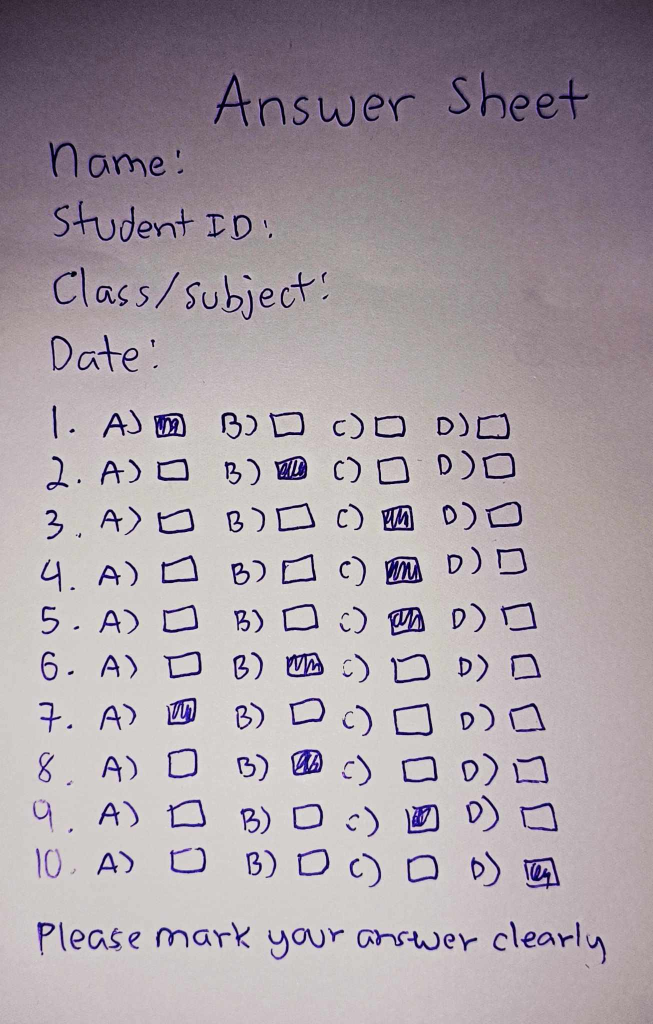
#> input picture OMR/uploads/462542995_1092565698887641_461278522188488545_n.jpg, 1306 x 2048 px (shown at 1/2 size)
$ python -i omr.py   (imports and definitions only)
#> lines starting #> are read from the running program, lines starting #| are printed output that depends on the picture; after the words box and inside, x2 and y2 are one past the last pixel; in counts of white or black regions, pixels touching at a corner belong together
# import cv2
# import numpy as np

# def omr_processing(image_path):
#     # Load the image
#     image = cv2.imread(image_path)

#     # Resize image if needed
#     image = cv2.resize(image, (800, 1000))  # Adjust size as per your sheet

#     # Convert to grayscale
#     gray = cv2.cvtColor(image, cv2.COLOR_BGR2GRAY)

#     # Apply binary threshold to make the paper white and answers black
#     _, thresh = cv2.threshold(gray, 150, 255, cv2.THRESH_BINARY_INV)

#     # Define the grid positions for the answer bubbles


#     # Draw rectangles around bubble positions
#     for question, bubbles in answer_bubbles.items():
#         for i, (x, y) in enumerate(bubbles):
#             cv2.rectangle(image, (x-20, y-20), (x+20, y+20), (0, 0, 255), 2)  # Red rectangle for each bubble

#     # Save the debug image with marked areas
#     cv2.imwrite('bubble_positions.png', image)

#     return 'Check bubble_positions.png for bubble alignment'

import cv2
import numpy as np

def omr_processing(image_path):
    # Load the image
    image = cv2.imread(image_path)
#> image is the input picture: shape (2048, 1306, 3); mean B, G, R 165, 157.9, 168

    # Resize image if needed (adjust size based on the sheet size)
    image = cv2.resize(image, (800, 1000))  # Adjust size as per your sheet
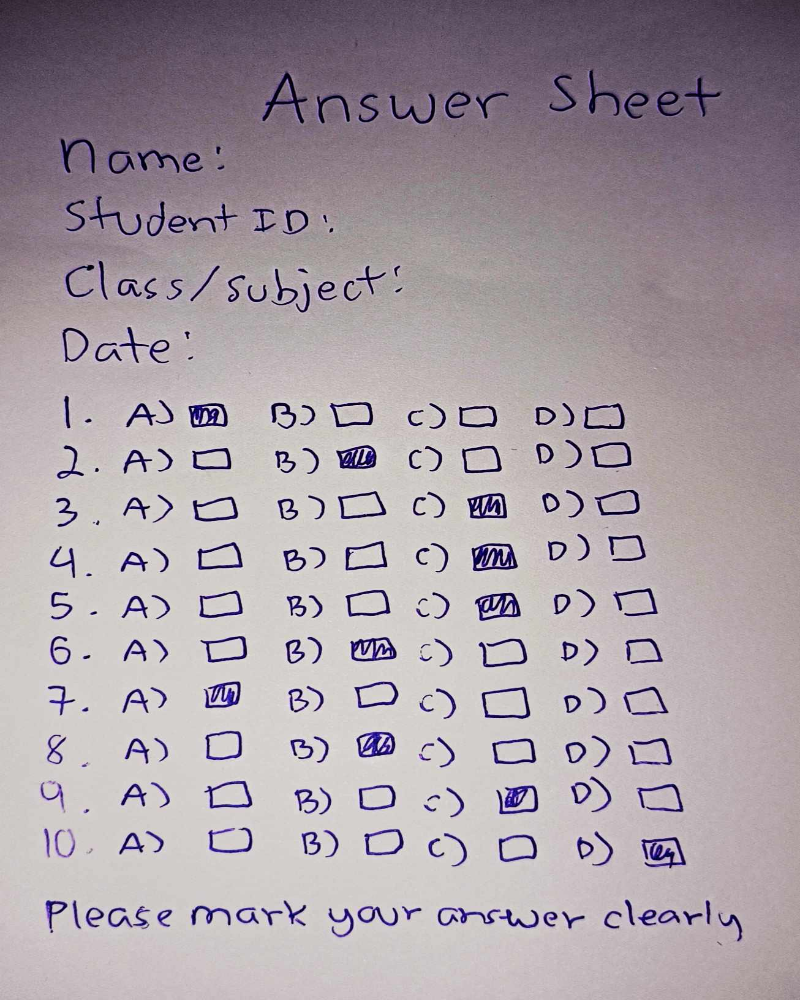
#> image: shape (1000, 800, 3); mean B, G, R 164.9, 157.8, 167.9

    # Convert to grayscale
    gray = cv2.cvtColor(image, cv2.COLOR_BGR2GRAY)
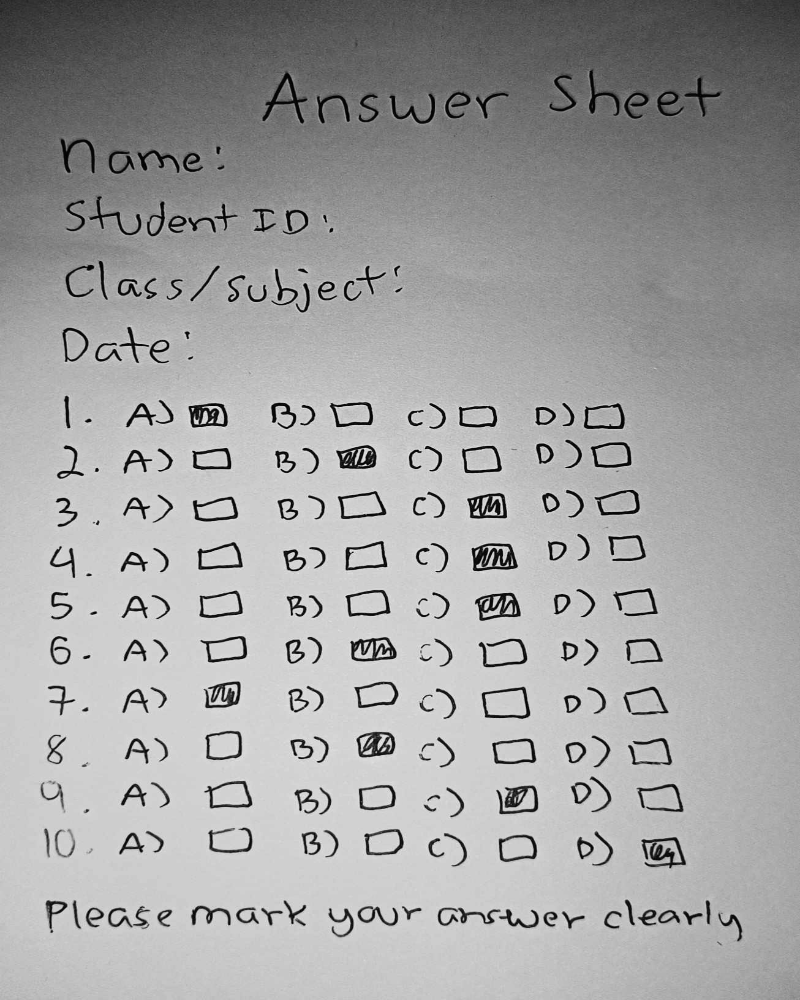
#> gray: shape (1000, 800); min 1, max 240, mean 161.7

    # Apply binary threshold to make the paper white and answers black
    _, thresh = cv2.threshold(gray, 150, 255, cv2.THRESH_BINARY_INV)
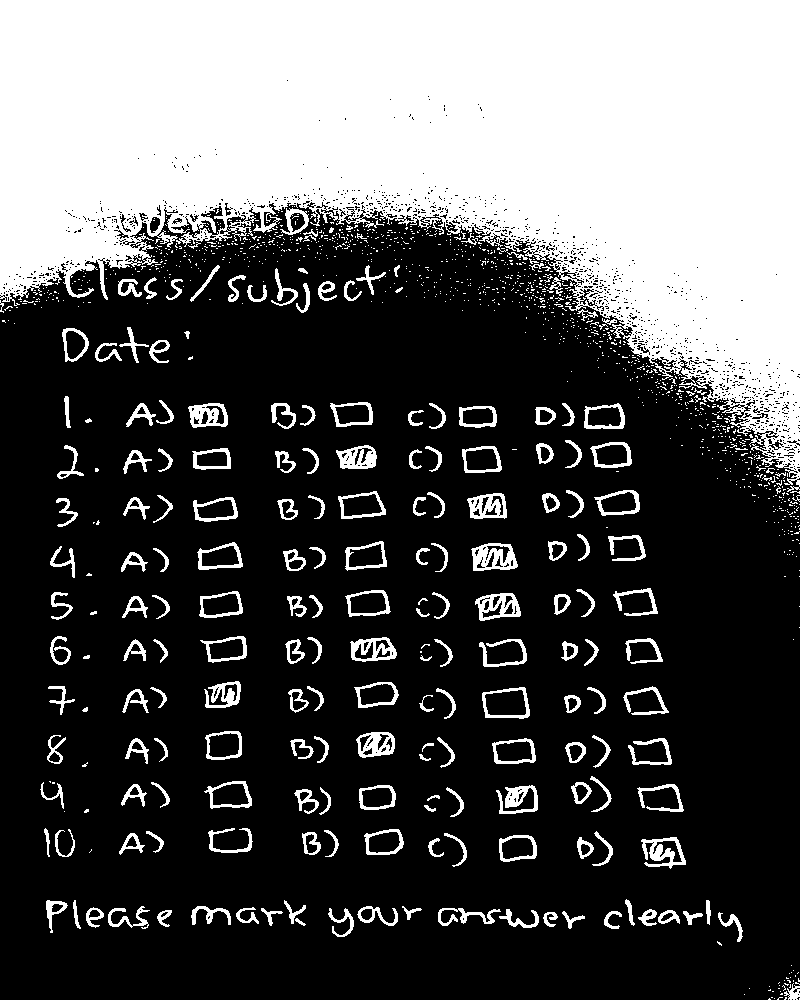
#> thresh: shape (1000, 800); 32.9% white; 1328 white regions (1124 under 20 px), largest, box (x1, y1, x2, y2) and area: (0, 0, 800, 492) 221748, (471, 543, 518, 571) 808, (641, 837, 686, 869) 686

    # Define the grid positions for the answer bubbles
    # Adjust these coordinates according to the actual bubble locations on the image
    answer_bubbles = {
        1: [(171, 535), (311, 535), (451, 535), (601, 535)],  # Q1: A, B, C, D positions
        2: [(171, 601), (311, 601), (451, 601), (601, 601)],  # Q2: A, B, C, D positions
        3: [(171, 671), (311, 671), (451, 671), (601, 671)],  # Q3: A, B, C, D positions
        4: [(171, 740), (311, 740), (451, 740), (601, 740)],  # Q4: A, B, C, D positions
        5: [(171, 809), (311, 809), (451, 809), (601, 809)],  # Q5: A, B, C, D positions
    }

    answer_key = {1: 'A', 2: 'B', 3: 'C', 4: 'D', 5: 'C'}  # Define the correct answers

    marked_answers = {}

    # Visualize detection for debugging
    for question, bubbles in answer_bubbles.items():
        for i, (x, y) in enumerate(bubbles):
            # Draw rectangles on the image to visualize bubble positions
            cv2.rectangle(image, (x-20, y-20), (x+20, y+20), (255, 0, 0), 2)  # Blue rectangle for each bubble

            # Extract region of interest (ROI) for each bubble
            roi = thresh[y-20:y+20, x-20:x+20]  # Small region around the bubble

            # Check if the ROI is filled (marked)
            filled = cv2.countNonZero(roi)
            if filled > 500:  # Threshold for considering it marked
                marked_answers[question] = chr(65 + i)  # 'A' is 65 in ASCII, 'B' is 66, etc.
                cv2.putText(image, "Marked", (x - 40, y - 40), cv2.FONT_HERSHEY_SIMPLEX, 0.6, (0, 255, 0), 2)
                break  # Stop once we've found the marked bubble for this question
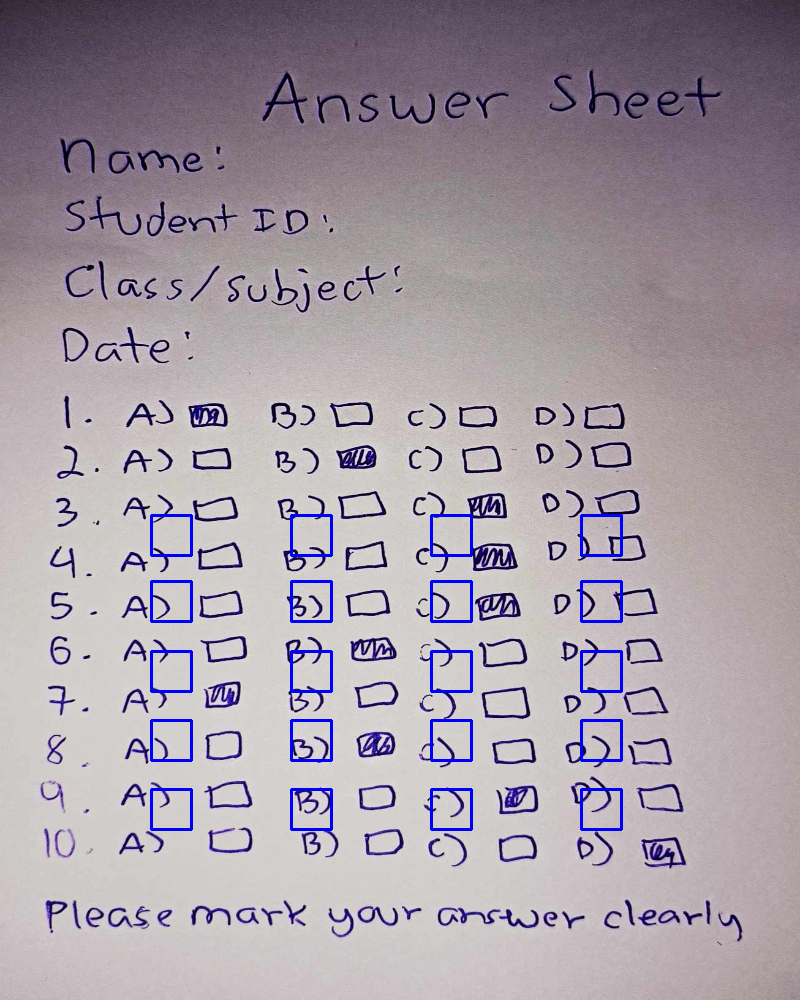
#> image: shape (1000, 800, 3); 1.19% of pixels changed, all inside (x1, y1, x2, y2) = (150, 514, 623, 831)
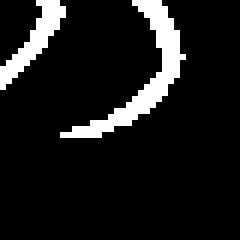
#> roi: shape (40, 40) (shown 6 times larger); 9.9% white; 2 white regions, box (x1, y1, x2, y2) and area: (10, 0, 31, 23) 106, (0, 0, 11, 15) 53
#> after the loop, marked_answers = 0 items

    # Calculate the score
    correct_answers = 0
    for question, marked in marked_answers.items():
        if marked == answer_key[question]:
            correct_answers += 1
#> this loop made 0 passes
#> after the loop, correct_answers = 0

    # Save the debug image with marked areas for checking
    cv2.imwrite('marked_answer_sheet.png', image)

    return correct_answers

>>> result = omr_processing('uploads/462542995_1092565698887641_461278522188488545_n.jpg')
#> result = 0

$ run again, on OMR/uploads/462640573_1727045951471724_6780944535680498692_n.jpg
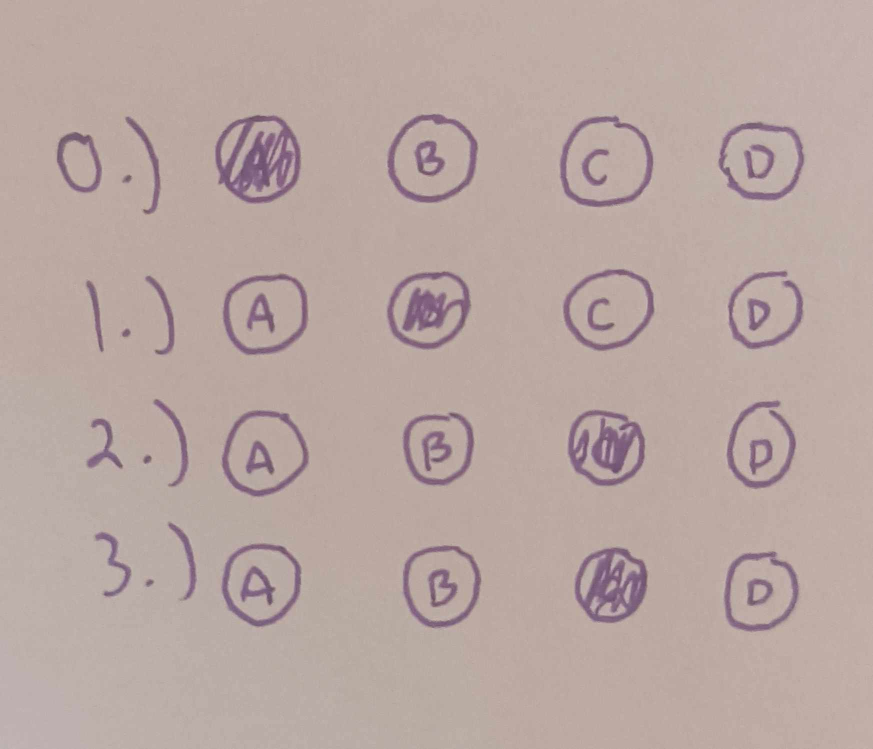
#> input picture OMR/uploads/462640573_1727045951471724_6780944535680498692_n.jpg, 1746 x 1498 px (shown at 1/2 size)
#> in omr_processing, image is the input picture: shape (1498, 1746, 3); mean B, G, R 161.7, 166.5, 184.9
#> thresh: shape (1000, 800); 6.6% white; 41 white regions (1 under 20 px), largest, box (x1, y1, x2, y2) and area: (197, 153, 276, 272) 5217, (527, 731, 594, 832) 3966, (521, 547, 591, 649) 3774
#> after the loop in omr_processing, `for question, bubbles in answer_bubbles.items():`:
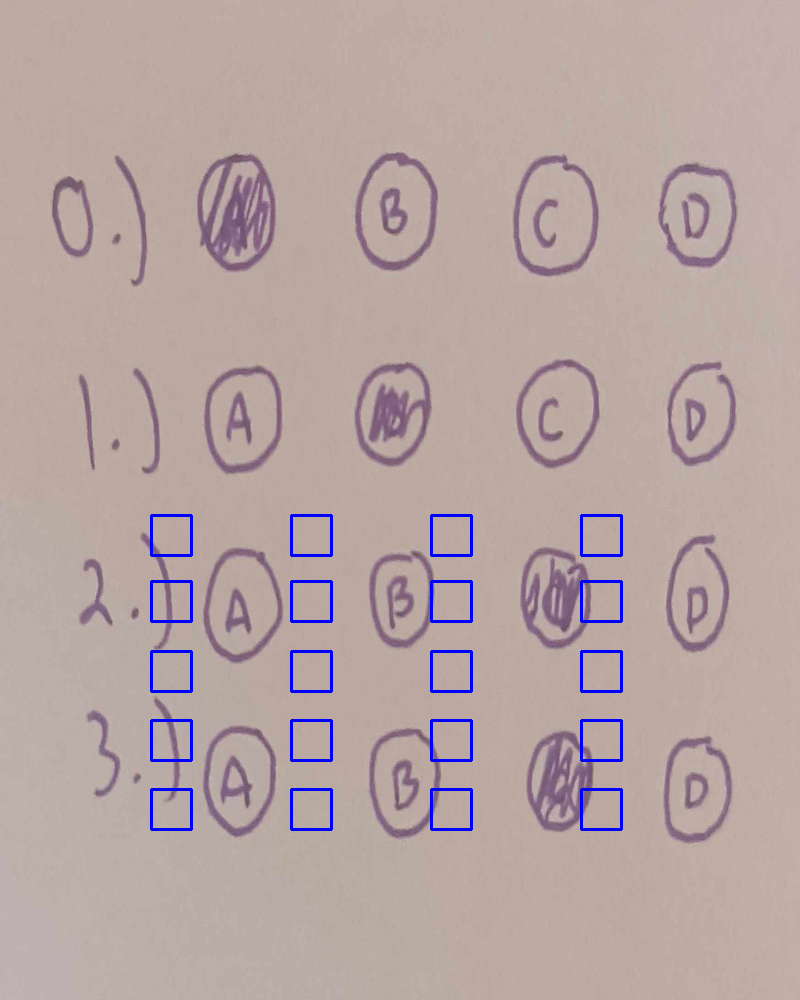
#> image: shape (1000, 800, 3); mean B, G, R 162.8, 164.5, 182.7
#> after the loop in omr_processing, `for question, bubbles in answer_bubbles.items():`:
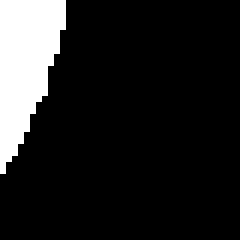
#> roi: shape (40, 40) (shown 6 times larger); 12.8% white; 1 white region, box (x1, y1, x2, y2) and area: (0, 0, 11, 29) 205
#> after the loop in omr_processing, `for question, bubbles in answer_bubbles.items():`: marked_answers = 0 items
#> after the loop in omr_processing, `for question, marked in marked_answers.items():`: correct_answers = 0

$ run again, on OMR/uploads/462545849_473164129080350_1185055964855365431_n.png
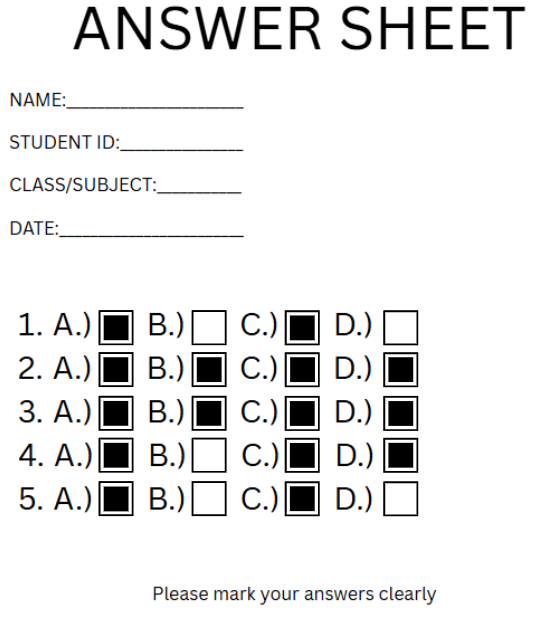
#> input picture OMR/uploads/462545849_473164129080350_1185055964855365431_n.png, 534 x 617 px
#> in omr_processing, image is the input picture: shape (617, 534, 3); mean B, G, R 233.6, 233.6, 233.6
#> thresh: shape (1000, 800); 9.1% white; 186 white regions (8 under 20 px), largest, box (x1, y1, x2, y2) and area: (292, 11, 369, 80) 2010, (177, 11, 226, 80) 1612, (155, 788, 193, 829) 1556
#> after the loop in omr_processing, `for question, bubbles in answer_bubbles.items():`:
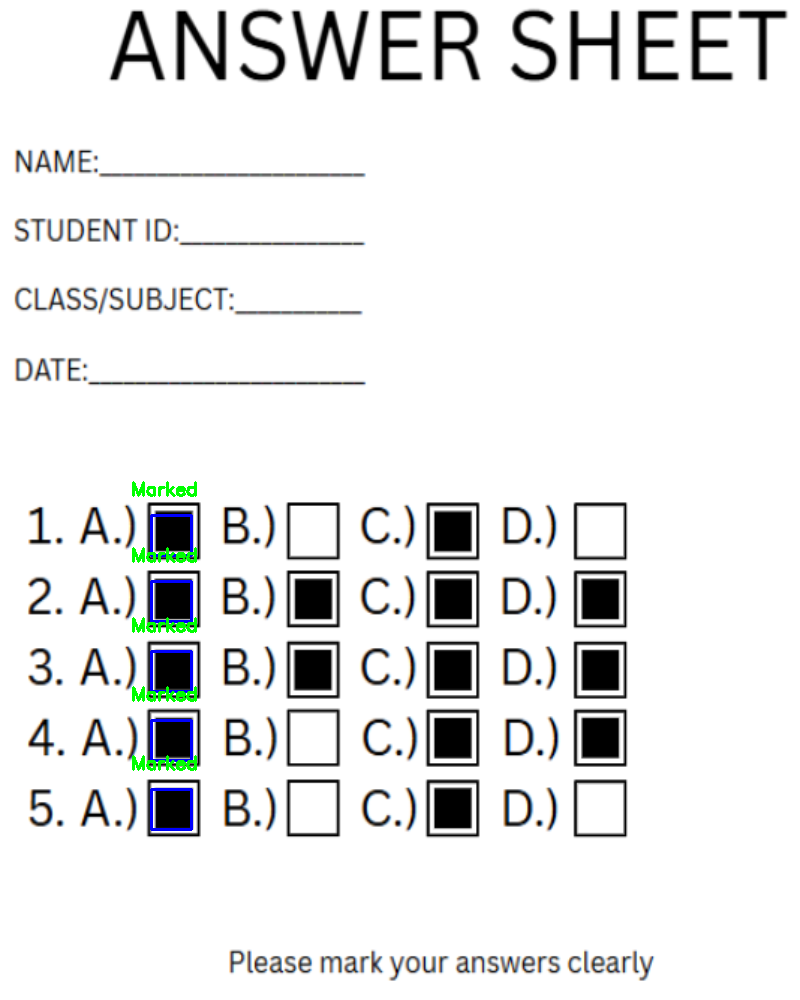
#> image: shape (1000, 800, 3); mean B, G, R 233.2, 233.4, 232.5
#> after the loop in omr_processing, `for question, bubbles in answer_bubbles.items():`:
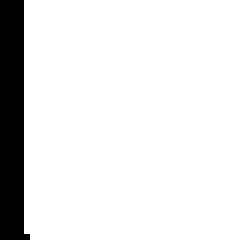
#> roi: shape (40, 40) (shown 6 times larger); 89.9% white; 1 black region, box (x1, y1, x2, y2) and area: (0, 0, 5, 40) 161
#> after the loop in omr_processing, `for question, bubbles in answer_bubbles.items():`: marked_answers = {1: 'A', 2: 'A', 3: 'A', 4: 'A', 5: 'A'}
#> the loop in omr_processing, `for question, marked in marked_answers.items():` made 5 passes
#> correct_answers on pass 1: 1
#> after the loop in omr_processing, `for question, marked in marked_answers.items():`: correct_answers = 1
